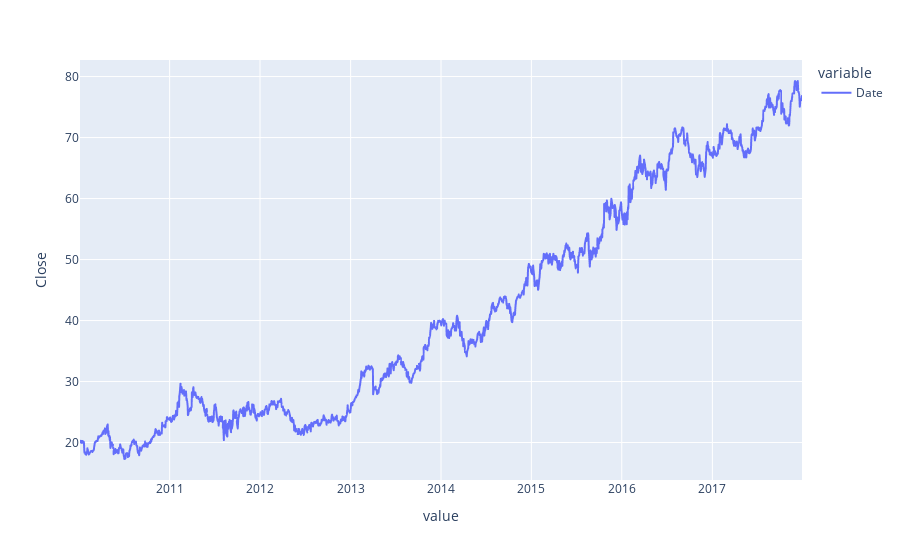

The notebook cell this image was saved under:
### Code cell
fig = px.line(ts.Close, x=[ts.index], y="Close")
fig.show()

### Figure 1 — Plotly figure (JSON) as saved in the notebook; plotly's stock layout.template omitted (floating-point values rounded to 4 significant figures; data arrays with more than 128 entries replaced by an {"elided": "..."} marker saying what was removed)
{"data": [{"hovertemplate": "variable=Date<br>value=%{x}<br>Close=%{y}<extra></extra>", "legendgroup": "Date", "line": {"color": "#636efa", "dash": "solid"}, "mode": "lines", "name": "Date", "showlegend": true, "type": "scattergl", "x": {"elided": "2013 str values"}, "xaxis": "x", "y": {"elided": "2013 float values"}, "yaxis": "y"}], "layout": {"legend": {"title": {"text": "variable"}, "tracegroupgap": 0}, "margin": {"t": 60}, "xaxis": {"anchor": "y", "domain": [0, 1], "title": {"text": "value"}}, "yaxis": {"anchor": "x", "domain": [0, 1], "title": {"text": "Close"}}}}
